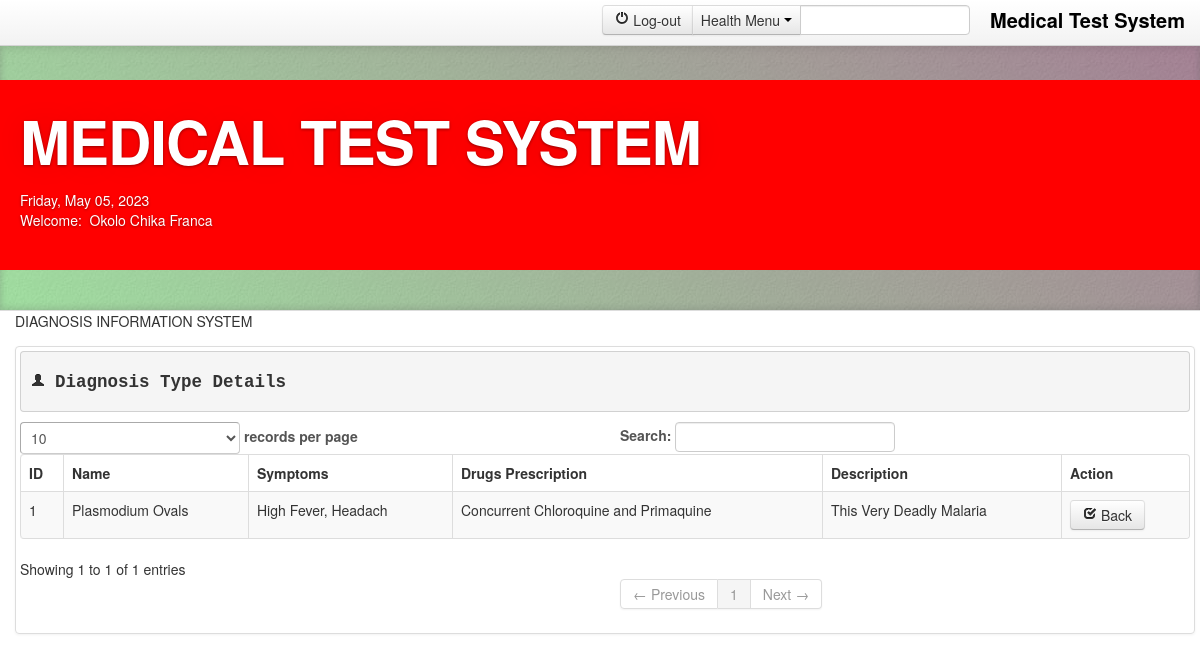
The app's page /view_details.php (signed in) with its own data.
### tables this page shows
CREATE TABLE IF NOT EXISTS `customer_tb` (
  `customer_id` int(11) NOT NULL AUTO_INCREMENT,
  `account_no` varchar(50) NOT NULL,
  `names` varchar(225) NOT NULL,
  `service_address` varchar(225) NOT NULL,
  `tariff_code` varchar(10) NOT NULL,
  `phone` varchar(20) NOT NULL,
  `email` varchar(50) NOT NULL,
  `username` varchar(30) NOT NULL,
  `password` varchar(20) NOT NULL,
  PRIMARY KEY (`customer_id`),
  UNIQUE KEY `account_no` (`account_no`)
);

CREATE TABLE IF NOT EXISTS `cat_tb` (
  `id` int(11) NOT NULL AUTO_INCREMENT,
  `name` varchar(100) NOT NULL,
  `symptoms` text NOT NULL,
  `drugs` varchar(100) NOT NULL,
  `description` varchar(100) NOT NULL,
  PRIMARY KEY (`id`)
);

### get_session_variable.php (called while the page is built, shortened)
<?php
        $session_id=$_SESSION['id'];
?>

### view_details.php (the view, shortened to what this page needs)
<?PHP include('head.php');
?>
<body>
  <a class="carousel-control left" href="#myCarousel" data-slide="prev">&lsaquo;</a>
  <a class="carousel-control right" href="#myCarousel" data-slide="next">&rsaquo;</a>
    <div class="navbar navbar-fixed-top">
      <div class="navbar-inner">
        <div class="container">
   <a class="brand" data-trigger="hover" id="#ad" title="&copy; 2016" data-placement="bottom" data-content="Medical Test System" data-toggle="popover" href="#">Medical Test System</a>
        <form class="navbar-form pull-right" action="" method="POST">
<div class="input-prepend">
  				<div class="btn-group">
    <a class="btn" href="logout.php" ><i class="icon-off"></i> Log-out</a>
 	 <button class="btn dropdown-toggle" data-toggle="dropdown"> Health Menu <span class="caret"></span></button>
  	</div>
  			<input class="span2" id="prependedDropdownButton" type="text">
</div>
		</form>
        </div>
      </div>
    </div>
<header class="jumbotron subhead" id="overview" name="overview">
  <div class="container" style="background: red; padding: 20px;">
    <h1>MEDICAL TEST SYSTEM</h1>
    <p class="lead"><?php include('applicant_name.php'); ?></p>
  </div>
</header>
  <body>
    <div class="container">
    	<div class="row-fluid">
        	<div class="span6">
     DIAGNOSIS INFORMATION SYSTEM
            <div class="active item">
<div style="margin-top:15px;" class="container thumbnail">
            <pre><h4><strong><i class="icon-user"></i> Diagnosis Type Details</strong></h4></pre>
    <table cellpadding="0" cellspacing="0" border="0" class="table table-striped table-bordered" id="example">
                <thead>
                    <tr>
                        <th>ID</th>
                        <th>Name</th>
                        <th>Symptoms</th>
                        <th>Drugs Prescription</th>
                        <th>Description</th>
                        <th>Action</th>
                    </tr>
                </thead>
                    <?php
    $query = mysqli_query($conn,"select * from cat_tb") or die(mysql_error());
                                    while ($row = mysqli_fetch_array($query)) {
                                        ?>
                <tbody>
                            <tr>
                                            <td><?php echo $row['id'];?></td>
                                            <td><?php echo $row['name'];?></td>
                                            <td><?php echo $row['symptoms'];?></td>
                                            <td><?php echo $row['drugs'];?></td>
                                            <td><?php echo $row['description'];?></td>
                                            <td><a href="user_login.php?" class="btn btn-default" role="button" data-toggle=""><i class="icon-check"></i> Back</a>
                                        </tr>
               </tbody>
               <?php }?>
        </table>
</div>
  </div>
       	  </div>
        </div>
  </body>
</html>

### applicant_name.php
<?php
$username_query = mysqli_query($conn,"select * from customer_tb where customer_id=$session_id") or die(mysql_error());
$user_row = mysqli_fetch_array($username_query);
?>
<div class="pull-right-date">
    <?php
    $Today = date('y:m:d');
    $new = date('l, F d, Y', strtotime($Today));
    echo $new;
    ?>
</div>
<div class="username">Welcome:&nbsp;&nbsp;<?php echo $user_row['names']; ?></div>

### admin/css/docs.css (style rules this page uses)
body { position: relative; padding-top: 40px; }
body > .navbar { font-size: 13px; }
body > .navbar .brand { padding-right: 0; padding-left: 0; margin-left: 20px; float: right; font-weight: bold; color: #000; text-shadow: 0 1px 0 rgba(255,255,255,.1), 0 0 30px rgba(255,255,255,.125); -webkit-transition: all .2s linear; -moz-transition: all .2s linear; transition: all .2s linear; }
.jumbotron { position: relative; padding: 40px 0; color: #fff; text-align: center; text-shadow: 0 1px 3px rgba(0,0,0,.4), 0 0 30px rgba(0,0,0,.075); background: #6C6; background: -moz-linear-gradient(45deg, #6C6 0%, #6d3353 100%); background: -webkit-gradient(linear, left bottom, right top, color-stop(0%,#6C6), color-stop(100%,#6d3353)); background: -webkit-linear-gradient(45deg, #6C6 0%,#6d3353 100%); background: -o-linear-gradient(45deg, #6C6 0%,#6d3353 100%); background: -ms-linear-gradient(45deg, #6C6 0%,#6d3353 100%); background: linear-gradient(45deg, #6C6 0%,#6d3353 100%); filter: progid:DXImageTransform.Microsoft.gradient( startColorstr='#020031', endColorstr='#6d3353',GradientType=1 ); -webkit-box-shadow: inset 0 3px 7px rgba(0,0,0,.2), inset 0 -3px 7px rgba(0,0,0,.2); -moz-box-shadow: inset 0 3px 7px rgba(0,0,0,.2), inset 0 -3px 7px rgba(0,0,0,.2); box-shadow: inset 0 3px 7px rgba(0,0,0,.2), inset 0 -3px 7px rgba(0,0,0,.2); }
.jumbotron h1 { font-size: 80px; font-weight: bold; letter-spacing: -1px; line-height: 1; }
.jumbotron p { font-size: 24px; font-weight: 300; line-height: 1.25; margin-bottom: 30px; }
.jumbotron .container { position: relative; z-index: 2; }
.jumbotron:after { content: ''; display: block; position: absolute; top: 0; right: 0; bottom: 0; left: 0; background: url(../img/bg.jpg) repeat center center; opacity: .4; }
.subhead { text-align: left; border-bottom: 1px solid #ddd; }
.subhead h1 { font-size: 60px; }
.subhead p { margin-bottom: 20px; }

### css/demo.css (style rules this page uses)
a { font-weight:normal; outline:none; }

### records on screen
customer_tb: names "Okolo Chika Franca"
cat_tb: id "1", name "Plasmodium Ovals", symptoms "High Fever, Headach", drugs "Concurrent Chloroquine and Primaquine", description "This Very Deadly Malaria"
